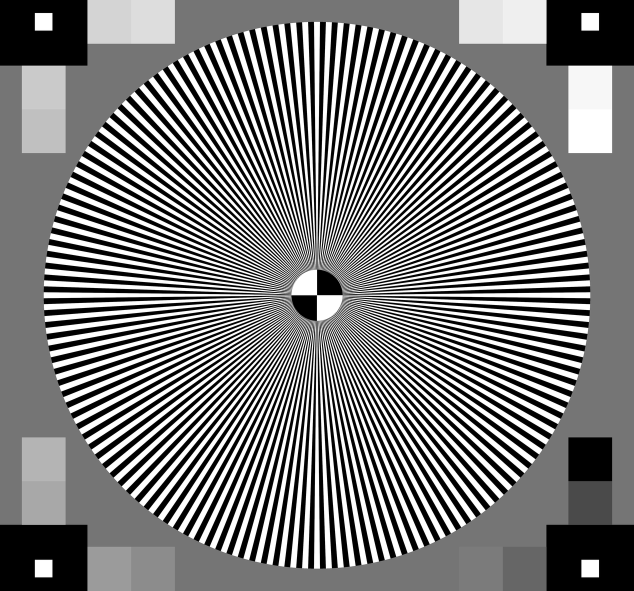
#> input picture LabWork_2/chart_test.png, 1268 x 1181 px (shown at 1/2 size)
$ python sample_img.py
#> lines starting #> are read from the running program, lines starting #| are printed output that depends on the picture
import cv2 as cv
import sys
import imutils


def get_img(org_img):
#> called with org_img = 'chart_test.png'
    img = cv.imread(cv.samples.findFile(org_img))
#> img is the input picture: shape (1181, 1268, 3); min 0, max 255, mean 122.8
    if img is None:
        print("Can't find the image.\n")
        sys.exit("Can't find the image.")
    img = imutils.resize(img, width=800)
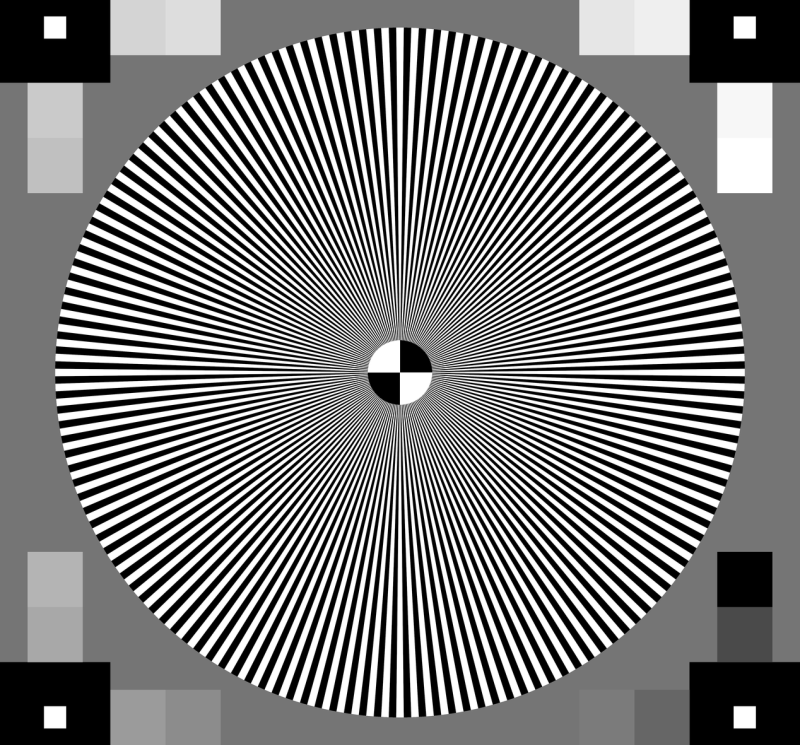
#> img: shape (745, 800, 3); min 0, max 255, mean 122.8
    # cv.imshow(org_img, img)

    cv.waitKey(0)

    return img


def rsz_img(org_img, scale_percent):
    img = get_img(org_img)
    width = int(img.shape[1] * int(scale_percent) / 100)
#> width = 400
    height = int(img.shape[0] * int(scale_percent) / 100)
#> height = 372

    dsize = (width, height)
#> dsize = (400, 372)

    resize_img = cv.resize(img, dsize)
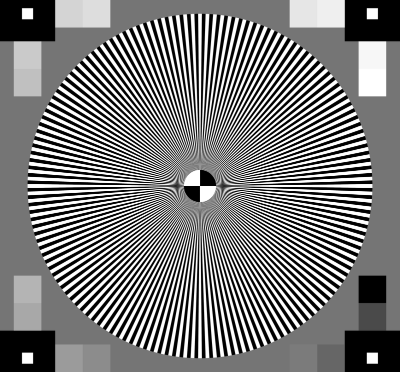
#> resize_img: shape (372, 400, 3); min 0, max 255, mean 122.8
#> call 2 of rsz_img, with org_img = 'chart_test.png', scale_percent = 25
#> in rsz_img (call 2), `resize_img = cv.resize(img, dsize)`:
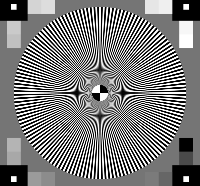
#> resize_img: shape (186, 200, 3); min 0, max 255, mean 122.8
    cv.imshow("Resize image: {}%".format(scale_percent), resize_img)
    cv.imwrite("char_test{}.png".format(scale_percent), resize_img)

    cv.waitKey(0)


def rslt(org_img, width, height):
    img = get_img(org_img)
#> call 3 of get_img, with org_img = 'LaRochelle.jpg'
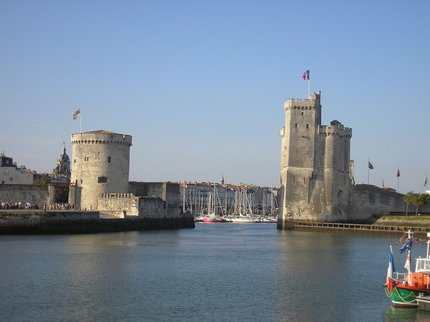
#> input picture LabWork_2/LaRochelle.jpg, 430 x 322 px
#> in get_img, img is the input picture: shape (322, 430, 3); mean B, G, R 154.2, 137.9, 123

    cv.imshow("Resolution of image: {0}x{1}".format(img.shape[0], img.shape[1]), img)
    cv.waitKey(0)


def dpi_modify(org_img, dpi):
#> called with org_img = 'LaRochelle.jpg', dpi = 300
    img = get_img(org_img)

    # Set width and height of images in inches
    width_inch = 4
    height_inch = 6

    # Set width and height of images in pixels
    width_pixels = int(width_inch * dpi)
    height_pixels = int(height_inch * dpi)

    dsize = (width_pixels, height_pixels)

    dpi_mod_img = cv.resize(img, dsize)
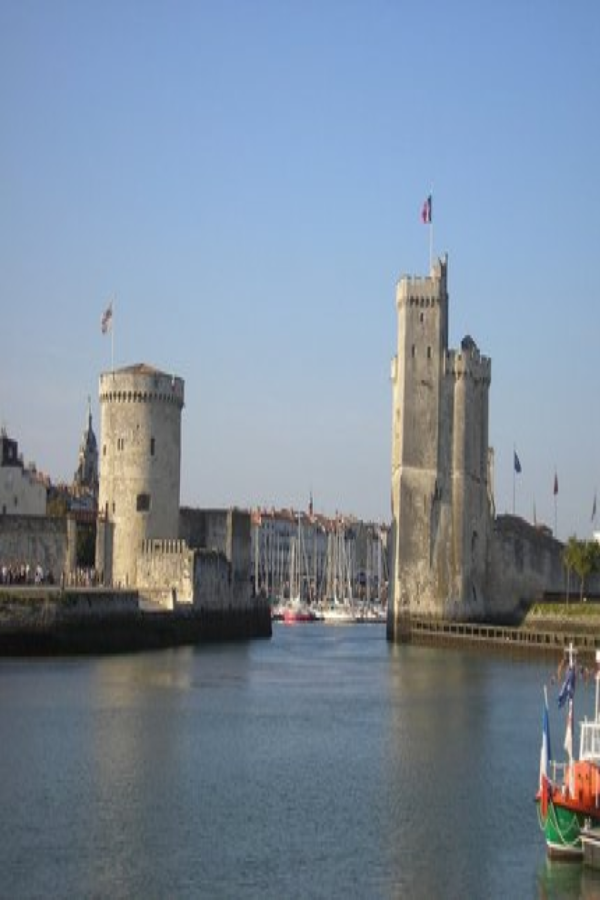
#> dpi_mod_img: shape (1800, 1200, 3) (shown at 1/2 size); mean B, G, R 154, 137.7, 122.9

    cv.imshow("DPI: {}".format(dpi), dpi_mod_img)

    cv.waitKey(0)


# # Downsample by a factor of 2
rsz_img("chart_test.png", 50)
#
# # Downsample by a factor of 4
rsz_img("chart_test.png", 25)

# Resolution of image
rslt("LaRochelle.jpg", 300, 25)

# Modify DPI
dpi_modify("LaRochelle.jpg", 300)
dpi_modify("LaRochelle.jpg", 25)
#> call 2 of dpi_modify, with org_img = 'LaRochelle.jpg', dpi = 25
#> in dpi_modify (call 2), `dpi_mod_img = cv.resize(img, dsize)`:
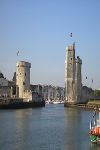
#> dpi_mod_img: shape (150, 100, 3); mean B, G, R 153.9, 137.6, 122.8

# Effect of downsmapling image:
# - Images will lose details and not clear
